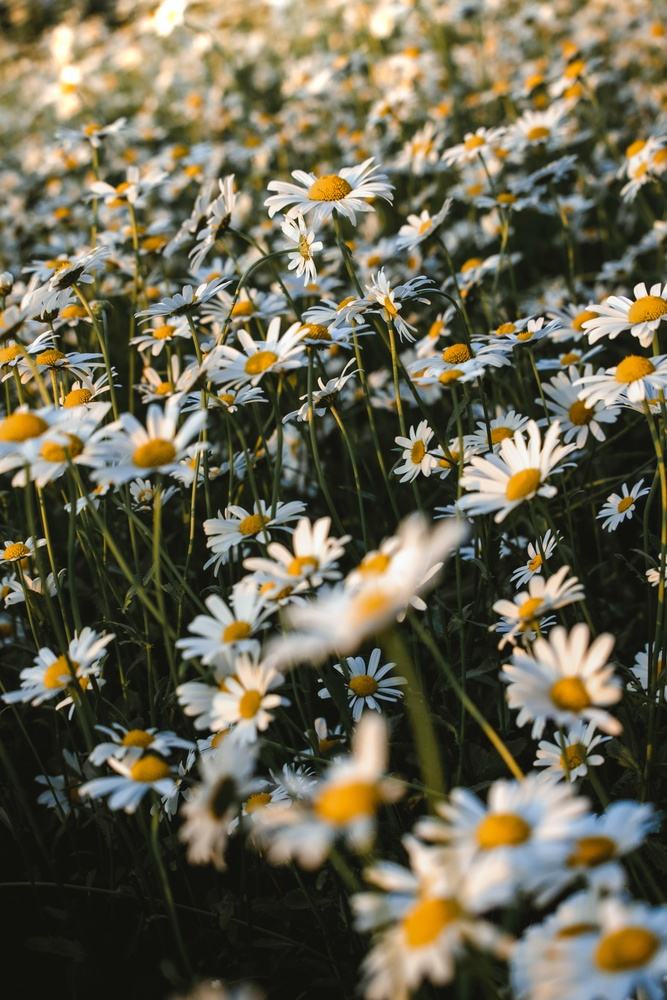
#> input picture flower.jpg, 667 x 1000 px, shrunk from 4160 x 6240 before the run
$ python Translation.py
#> lines starting #> are read from the running program, lines starting #| are printed output that depends on the picture
import cv2 as cv#untuk mengimpor modul cv2 .
import numpy as np#untuk mengimpor numpy dan memberikan as np ke modul tersebut.
import matplotlib.pyplot as plt#untuk mengimpor modul matplotlib.pyplot dan memberikan alias plt ke modul tersebut.

image = cv.imread("flower.jpg")# untuk membaca citra dengan nama file "flower.jpg" menggunakan fungsi cv.imread dari pustaka OpenCV.
#> image is the input picture: shape (1000, 667, 3); mean B, G, R 80.9, 101.2, 105.8
h,w = image.shape[:2]# untuk mengambil dimensi baris (h) dan kolom (w) dari citra image menggunakan metode shape pada objek citra.
#> h = 1000; w = 667
half_height, half_width = h//4, w//8# untuk menginisialisasi variabel half_height dan half_width dengan nilai setengah dari tinggi (h) dan delapan-pembagian (delapan bagi) dari lebar (w) citra.
#> half_height = 250; half_width = 83
transition_matrix = np.float32([[1, 0,half_width],[0, 1,half_height]])#untuk membuat matriks transisi transition_matrix menggunakan modul numpy (np.float32).
#> transition_matrix = [[1, 0, 83], [0, 1, 250]]
img_transition =cv.warpAffine(image,transition_matrix, (w, h))# untuk melakukan transformasi translasi pada citra image menggunakan matriks transisi transition_matrix yang telah dibuat sebelumnya.
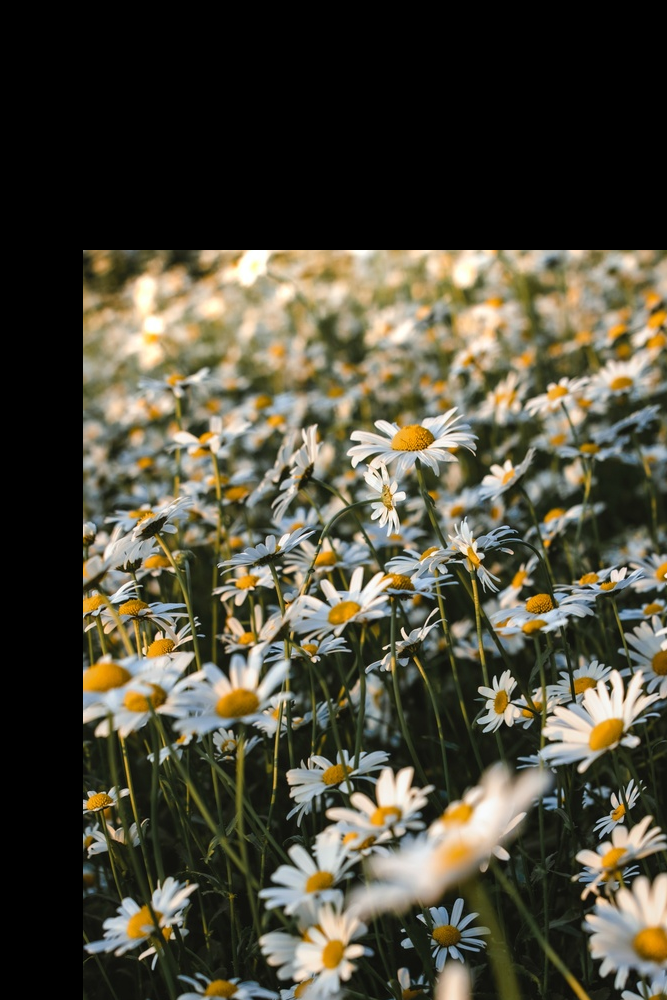
#> img_transition: shape (1000, 667, 3); mean B, G, R 58, 73.1, 76.4
plt.imshow(cv.cvtColor(img_transition,cv.COLOR_BGR2RGB))#untuk menampilkan citra img_transition dengan menggunakan fungsi imshow dari modul matplotlib.pyplot.
plt.title("Translation")#untuk menambahkan judul pada plot yang akan ditampilkan menggunakan modul matplotlib.pyplot
plt.show()#Menampilkan hasil citra
